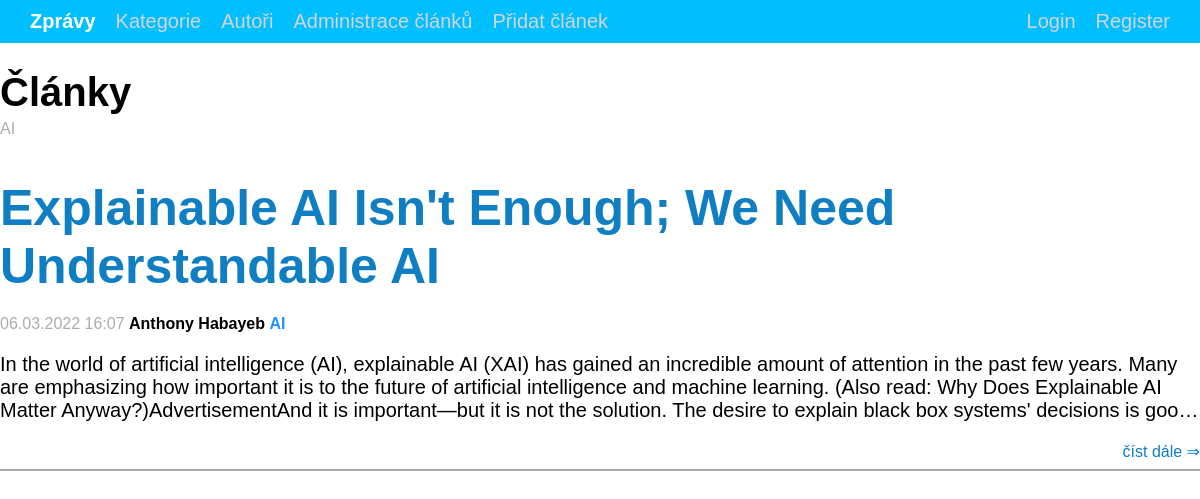
Screenshot of /index.php?kategorie=2 with the database file from the repository.
### tables this page shows
CREATE TABLE `clanek` (
  `id` int(10) UNSIGNED NOT NULL AUTO_INCREMENT,
  `id_kategorie` int(11) UNSIGNED NOT NULL,
  `id_autor` int(11) UNSIGNED NOT NULL,
  `tittle` varchar(200) NOT NULL,
  `text` text NOT NULL,
  `datum` datetime NOT NULL,
  `image` varchar(400) NOT NULL,
  `public` tinyint(1) NOT NULL,
   PRIMARY  KEY(id)
);

CREATE TABLE `kategorie` (
  `id` int(10) UNSIGNED NOT NULL AUTO_INCREMENT,
  `name` varchar(50) NOT NULL,
  `image` varchar(400) NOT NULL,
  PRIMARY  KEY(id)
);

### model/database.php (called while the page is built, shortened)
<?php
class Database
{
    protected $conn;
    public function __construct()
    {
        $this->conn = new PDO('mysql:host=' . self::HOST . ';dbname=' . self::DBNAME, self::USER, self::PASSWORD, [
            PDO::ATTR_ERRMODE => PDO::ERRMODE_EXCEPTION,
        ]);
        $this->conn->query('SET NAMES utf8');
    }
    public function select($sql, $params = [])
    {
        $stmt = $this->execute($sql, $params);
        return $stmt->fetchAll();
    }
    protected function execute($sql, $params = []){
        $stmt = $this->conn->prepare($sql);
        $stmt->execute($params);
        return $stmt;
    }
}

### index.php (the view, shortened to what this page needs)
<?php
require_once "model/database.php";
$db = new Database();
if(isset($_GET['kategorie'])){
    $sql = "select c.id, k.name, Concat(a.name, ' ', a.surname) as autorName, c.tittle, c.text, c.datum, k.id as katid, a.id as autid
        from clanek c inner join autor a on c.id_autor = a.id inner join kategorie k on k.id = c.id_kategorie
        where c.public = 1 and k.id = :id ";
    $params = [
        ':id' => $_GET['kategorie'],
    ];
    $articles = $db->select($sql,$params);
    if(Count($articles)>0){
        $subhead = $articles[0]['name'];
    }
    else{
        $subhead = "žádné články v této kategorie.";
    }
}
?>
<!doctype html>
<html lang="en">
<head>
    <link rel="stylesheet" href="style.css">
</head>
<body>
<?php
require_once 'header.php';
?>
<main>
    <h1>Články</h1>
    <span class="subhead"><?=$subhead?></span>
    <?php foreach ($articles as $a): ?>
    <div class="article">
        <a href="ArticleDetail.php?id=<?= $a['id']?>"><h2><?= $a['tittle'] ?></h2></a>
        <span class="date"><?php $date = new DateTime($a['datum']);
            echo date_format($date, 'd.m.Y H:i'); ?></span>
        <a href="index.php?autor=<?=$a['autid']?>" class="autor"><?= $a['autorName'] ?></a>
        <a href="index.php?kategorie=<?=$a['katid']?>" class="kategorie"><?=$a['name']?></a>
        <?php
            $str = strip_tags($a['text']);
        ?>
        <p class="paragraph"><?=$str?></p>
        <div class="continue_reading">
        <a href="ArticleDetail.php?id=<?= $a['id']?>">číst dále &rArr;</a>
        </div>
    </div>
        <hr>
    <?php endforeach; ?>
</main>
</body>
</html>

### style.css (style rules this page uses)
body { font-family: sans-serif; max-width: 1600px; margin: 0 auto; }
main { max-width: 1400px; margin: 0 auto; }
h1 { font-size: 40px; margin-bottom: 5px; }
.subhead { color: #ababab; }
h2 { font-size: 50px; color: #0f7ec2; margin-bottom: 20px; }
hr { border: solid 1px darkgrey; }
a { text-decoration: none; }
.date { color: #ababab; }
.autor { color: black; font-weight: bold; text-decoration: none; }
.kategorie { color: dodgerblue; font-weight: bold; text-decoration: none; }
.paragraph { overflow: hidden; text-overflow: ellipsis; display: -webkit-box; -webkit-box-orient: vertical; -webkit-line-clamp: 3; font-size: 20px; }
.continue_reading { text-align: right; }
.continue_reading a { color: #0f7ec2; text-decoration: none; }

### rows the page displays
clanek: id_kategorie.name "AI", tittle "Explainable AI Isn't Enough; We Need Understandable AI", datum "06.03.2022 16:07", autorName "Anthony Habayeb", text "In the world of artificial intelligence (AI), explainable AI (XAI) has gained an incredible amount of attention in the past few years. Many are emphasizing how important it is to the future of artificial intelligence and machine learning. (Also read: Why Does Explainable AI Matter Anyway?)AdvertisementAnd it is important—but it is not the solution. The desire to explain black box systems' decisions is…"
